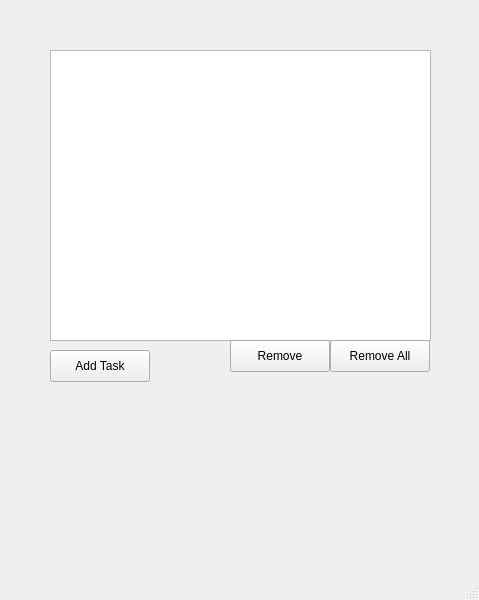
<?xml version="1.0" encoding="UTF-8"?>
<ui version="4.0">
 <class>MainWindow</class>
 <widget class="QMainWindow" name="MainWindow">
  <property name="geometry">
   <rect>
    <x>0</x>
    <y>0</y>
    <width>479</width>
    <height>600</height>
   </rect>
  </property>
  <property name="windowTitle">
   <string>MainWindow</string>
  </property>
  <widget class="QWidget" name="centralwidget">
   <widget class="QListWidget" name="listWidget">
    <property name="geometry">
     <rect>
      <x>50</x>
      <y>50</y>
      <width>381</width>
      <height>291</height>
     </rect>
    </property>
   </widget>
   <widget class="QPushButton" name="btnRemove">
    <property name="geometry">
     <rect>
      <x>230</x>
      <y>340</y>
      <width>100</width>
      <height>32</height>
     </rect>
    </property>
    <property name="text">
     <string>Remove</string>
    </property>
   </widget>
   <widget class="QPushButton" name="btnRemoveAll">
    <property name="geometry">
     <rect>
      <x>330</x>
      <y>340</y>
      <width>100</width>
      <height>32</height>
     </rect>
    </property>
    <property name="text">
     <string>Remove All</string>
    </property>
   </widget>
   <widget class="QPushButton" name="pushButton">
    <property name="geometry">
     <rect>
      <x>50</x>
      <y>350</y>
      <width>100</width>
      <height>32</height>
     </rect>
    </property>
    <property name="text">
     <string>Add Task</string>
    </property>
   </widget>
  </widget>
  <widget class="QMenuBar" name="menubar">
   <property name="geometry">
    <rect>
     <x>0</x>
     <y>0</y>
     <width>479</width>
     <height>25</height>
    </rect>
   </property>
  </widget>
  <widget class="QStatusBar" name="statusbar"/>
 </widget>
 <resources/>
 <connections/>
</ui>
